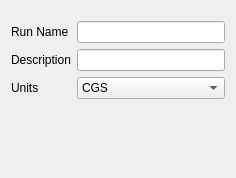
<?xml version="1.0" encoding="UTF-8"?>
<ui version="4.0">
 <class>general</class>
 <widget class="QWidget" name="general">
  <property name="geometry">
   <rect>
    <x>0</x>
    <y>0</y>
    <width>236</width>
    <height>178</height>
   </rect>
  </property>
  <layout class="QGridLayout" name="gridLayout_23">
   <item row="1" column="1">
    <widget class="LineEdit" name="lineedit_keyword_run_name"/>
   </item>
   <item row="2" column="1">
    <widget class="LineEdit" name="combobox_keyword_description"/>
   </item>
   <item row="1" column="0">
    <widget class="QLabel" name="label_52">
     <property name="text">
      <string>Run Name</string>
     </property>
    </widget>
   </item>
   <item row="5" column="1">
    <spacer name="verticalSpacer_19">
     <property name="orientation">
      <enum>Qt::Vertical</enum>
     </property>
     <property name="sizeHint" stdset="0">
      <size>
       <width>20</width>
       <height>40</height>
      </size>
     </property>
    </spacer>
   </item>
   <item row="0" column="1">
    <spacer name="verticalSpacer_20">
     <property name="orientation">
      <enum>Qt::Vertical</enum>
     </property>
     <property name="sizeType">
      <enum>QSizePolicy::Maximum</enum>
     </property>
     <property name="sizeHint" stdset="0">
      <size>
       <width>20</width>
       <height>10</height>
      </size>
     </property>
    </spacer>
   </item>
   <item row="2" column="0">
    <widget class="QLabel" name="label_53">
     <property name="text">
      <string>Description</string>
     </property>
    </widget>
   </item>
   <item row="4" column="0">
    <widget class="QLabel" name="label_132">
     <property name="text">
      <string>Units</string>
     </property>
    </widget>
   </item>
   <item row="4" column="1">
    <widget class="ComboBox" name="combobox_keyword_units">
     <property name="editable">
      <bool>false</bool>
     </property>
     <item>
      <property name="text">
       <string>CGS</string>
      </property>
     </item>
     <item>
      <property name="text">
       <string>SI</string>
      </property>
     </item>
    </widget>
   </item>
  </layout>
 </widget>
 <customwidgets>
  <customwidget>
   <class>LineEdit</class>
   <extends>QLineEdit</extends>
   <header>widgets/base</header>
  </customwidget>
  <customwidget>
   <class>ComboBox</class>
   <extends>QComboBox</extends>
   <header>widgets/base</header>
  </customwidget>
 </customwidgets>
 <resources/>
 <connections/>
</ui>
